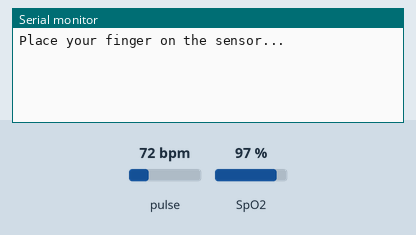
A sketch run on a simulated ESP32. Shown: the last lines printed to the serial monitor. The inputs (shaded band) are chosen by the test bench; at power-on: pulse 72 bpm, SpO2 97 %.

Above: at 1.2 s.
1.3 s: pulse set to 42 bpm
At 5.0 s:
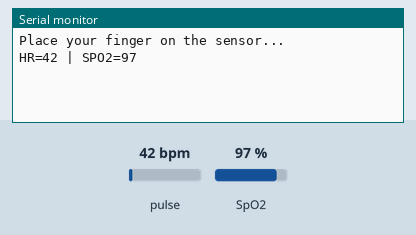
9.8 s: SpO2 set to 80 %
At 10.8 s:
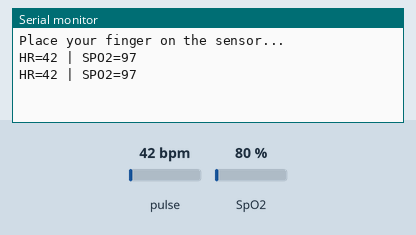
11.3 s: pulse set to 70 bpm
At 13.1 s:
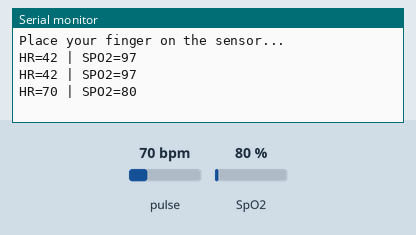

The sketch:

Heart_rate_and_SpO2_sensor.ino
```cpp
#include <Wire.h>
#include "MAX30105.h"
#include "spo2_algorithm.h"  // SparkFun/MAX3010x SpO2 algorithm

MAX30105 particleSensor;

#define SDA_PIN 26
#define SCL_PIN 25
#define BUFFER_LENGTH 100
#define IR_THRESHOLD 20000  // Minimum IR for finger detection

uint32_t irBuffer[BUFFER_LENGTH];
uint32_t redBuffer[BUFFER_LENGTH];

int32_t spo2;
int8_t validSPO2;
int32_t heartRate;
int8_t validHeartRate;

void setup() {
  Serial.begin(115200);
  Wire.begin(SDA_PIN, SCL_PIN);  // ESP32 custom I2C pins

  if (!particleSensor.begin(Wire, I2C_SPEED_FAST)) {
    Serial.println("MAX30105 not found. Check wiring/power.");
    while (1);
  }

  // Configure sensor: LED brightness, sample averaging, mode, sample rate, pulse width, ADC range
  particleSensor.setup(60, 4, 2, 100, 411, 4096);  // Red + IR, moderate settings

  Serial.println("Place your finger on the sensor...");
  delay(10);  // Let sensor stabilize
}

void loop() {

  // Collect 100 samples
  for (byte i = 0; i < BUFFER_LENGTH; i++) {
    while (!particleSensor.available()) {
      particleSensor.check();
      delay(1);  // Prevent ESP32 watchdog reset
    }

    redBuffer[i] = particleSensor.getRed();
    irBuffer[i] = particleSensor.getIR();
    particleSensor.nextSample();
  }

  // Finger detection
  if (irBuffer[BUFFER_LENGTH - 1] < IR_THRESHOLD) {
    Serial.println("No finger detected | HR=0 | SPO2=0");
    delay(1000);
    return;  // Skip calculations
  }

  // Calculate heart rate and SpO2
  maxim_heart_rate_and_oxygen_saturation(
    irBuffer, BUFFER_LENGTH,
    redBuffer,
    &spo2, &validSPO2,
    &heartRate, &validHeartRate
  );

  // Output results
  Serial.print("HR=");
  Serial.print(validHeartRate ? heartRate : 0);
  Serial.print(" | SPO2=");
  Serial.println(validSPO2 ? spo2 : 0);

  delay(500);  // Slow down loop to prevent flooding serial
}
```

Measured:
- after the input at 1.3 s, the serial monitor: prints a new line after 2.7 s (image 1)
- after the input at 11.3 s, the serial monitor: prints a new line after 1.4 s (image 3)
